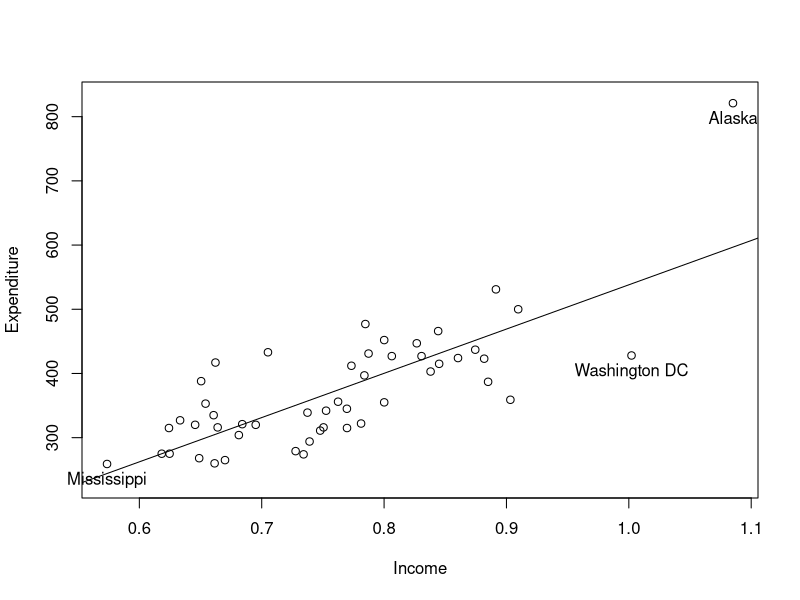
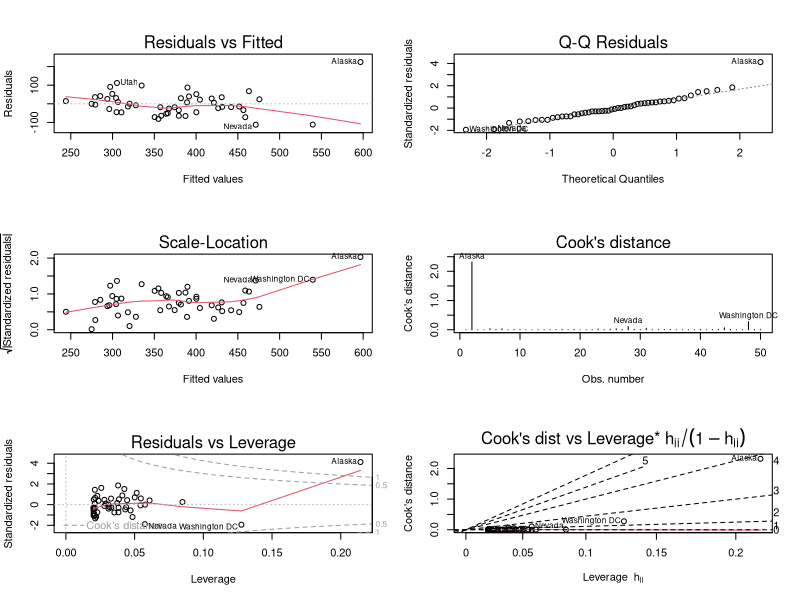
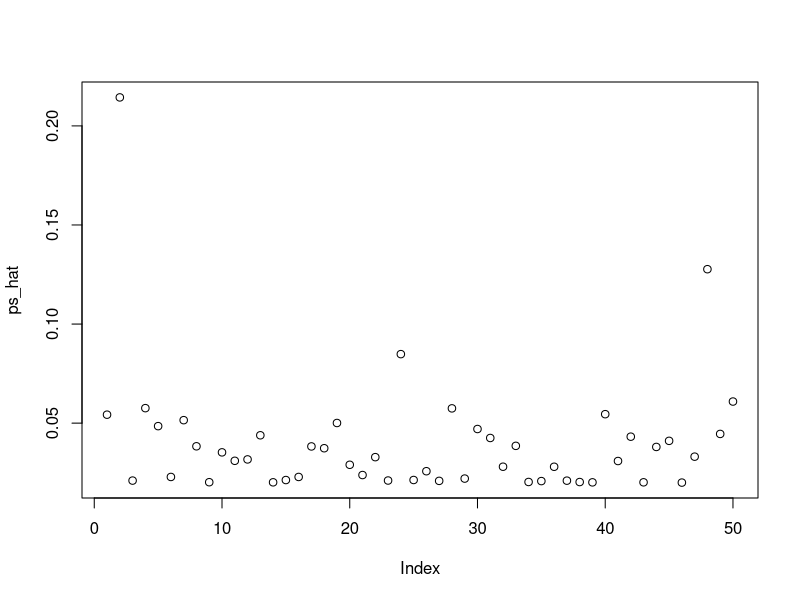

R code for these plots, in order: (Note: this script raises an error after producing the figures.)
# Unit 4 code from book

# there are several ways to go about assessing a regression
  # 1.) leave on out statistics
  # 2.) Diagnostic tests
  # 3.) robust covariance matrix estimators

# graphical structures can be very good for identifying issues

# resistant regression techniques also good although less known by econometricians

#########
# 4.1- regression diagnostics
#########

# purpose is to find points with undo unfluence on the regression model or that are not fitted as well

library(sandwich)

data("PublicSchools")

summary(PublicSchools)

# first omit na values

ps <- na.omit(PublicSchools)
ps$Income <- ps$Income / 10000
# regressionL
ps_lm <- lm(Expenditure ~ Income, data = ps)
plot(Expenditure~ Income, data = ps, ylim = c(230, 830))
# add a regression line:
abline(ps_lm)
id<- c(2, 24 ,48)
text(ps[id, 2:1], rownames(ps)[id], pos = 1, xpd = TRUE)

# can see that alaska, DC, and mississippi may pose an issue in the dataset

# can plot the resudiuals:

par(mfrow = c(3,2))

plot(ps_lm, which = 1:6)

# the first plot shows whether the residuals are fitted appropriately - homoskedasticyty

# the second plot QQ, shows whether the residuals follow a normal distribution

# the third plot - scale location looks at the sqrt of hte standardized (studentized residuals) versus the y estimates- 
# - useful for checking assumption that errors are dentically distributed - variance is homogenous

# in all plots, Alaska stands out as being an outlier:

# in top left plot, Alaska has a large residual
# appears in the upper tail of the distripution (qqplot)

# homogenous variance seems to be violated (middle left)

# large cook's distance middle right bottom right)

# bottom row,- large leverage

### Leverage and standardized residuals

# in least squared residuals are not independent and do not have the same variance - coveraiance matrix is hte hat matrix

# hatvalues() gives the generic diagonlas of hte function
# hence residuals for such values are close to zero- this means that hii measure s the leverage of the observation i 
# large = 2-3 times the average

# there are 2 types of values - large hii and unusual yi - possibly bad; large hii and normal yi - good for model

par(mfrow=c(1,1))
ps_hat<- hatvalues(ps_lm)

plot(ps_hat)
abline(h - c(1,3), mean(pf_hat), col = 2)
id<- which(ps_hat > 3 * mean(ps_hat))
text(id, ps_hat[id], rownames(ps)[id], pos =1, xpd = TRUE) # label the outliers

# ri are the standardized residuals, rstandard()

# same as internally- studentized residuals; not to confuse with externally studentized residuals


### Deletion diagnostics - leave one out

# excluding a specific observaton in each iteration
# any observation whose removal causes a big swing n the data is said to be highly influential - 
  #may or may not have large leverage

# rstudent() - externally studentized residuals

### the function influence.measures()

# with 50 obs and 2 regressors the diagonal element of hte hat matrix average is 0.04 - 

which(ps_hat>3 * mean(ps_hat))

# get 2 values

# observations that are potentially influential accourding at least one criterion:

summary(influence.measures(ps_lm))

# noteworthy that AK stands out by any means of measure of influence:

plot(Expenditure~Income, data = ps, ylim = c (230, 830))
abline(ps_lm)

id<- which (apply(influence.measures(ps_lm)$is.inf, 1, any))
text(ps[id, 2:1], rownames(ps)[id], pos = 1, xpd = TRUE)
ps_noinf <- lm(Expenditure ~ Income, data = ps[-id, ])
abline(ps_noinf, lty = 2)

#########
# 4.2- diagnostic tests
#########

# more formal approach to validating regression models is with diganostic tests
# cross section data plagued with heteroskedasticity; econometric data plagued by residual autocorrelction

# uses the lmtest package

library(AER)
data("Journals")

journals<- Journals[, c("subs","price")]
journals$citeprice <- Journals$price / Journals$citations
journals$age <- 2000 - Journals$foundingyear

# consider a simple model that explains the log of the number of subs by the log of price per citation

jour_lm <- lm(log(subs) ~ log(citeprice), data = journals)


### testing for heteroskedasticity

# testing for constant variacne - Breusch-Pagan test:

# fits linear regression model to the squared residuals and rejects if too much of this variance is explained
# by additional explanatory variables

bptest(jour_lm)


# the WHite test picks up the heterol uses the original regressors as well as their squares and 
  #interactions in the aux regression
# passed as a second formula to bptest

bptest(jour_lm, ~log(citeprice) + I(log(citeprice)^2), data = journals)


# goldfield- quandt test:
# splits the data into two and says if there is a difference(f-test) then we should be able to ; takes the center of the 
# data

gqtest(jour_lm, order.by = ~citeprice, data = journals)


### testing the functional form

# assumtion of erro = 0 is essential

# ramsey's reset test does this test regression specification error test


resettest(jour_lm)
# result is clearly not significatn = no misspecification


# the rainbow test:
# even a misspecified model might be able to fit the data reasonably well in the center of the sample 
# but might lack fit in the tails, fits model to subsample
# and comapres to the model fitted with the full sample using an F-test or mahal distance

raintest(jour_lm, order.by = ~age, data = journals)

# Harvey collier test:

# relies on ordering hte data prior to analysis
# recursively fits data : recursive redisuals calculated and are essentialyl standarized one teps ahead prediction errors
# simple t-test for zero mean

harvtest(jour_lm, order.by = ~age, data = journals)
# confirms results from rainbow test - emphasized that age of journals is signiicant

### testing for autocorrelation:

# often, timeseries impacted by serial correlation

data("USMacroG")
library(dynlm)

consump1 <- dynlm(consumption ~dpi + L(dpi), data = USMacroG)

# Durbnin Watson test for autocorrel:

# ratio od SS first difference of hte residuals ad resid SS

dwtest(consump1)

# also the box -pierse and box ljung tests:

Box.test(residuals(consump1), typ ='Ljung-Box')

# breusch-godfrey test for serial correlation of order 1:

# more detail on auto-correlation in chapter 6


##########
# 4.3 Robust standard errors and tests
##########


# today there have been many preocedures createdf for heteroskedasticity and heteroskedasticity with autocorrelation consistent procedures
# the problem is that standard t and f tests performed for a fitted linear moade assume the errors 
# are homoskedastic and uncorrelated 
# sandwich package includes the functions vcovHC() and vcovHAC() - these can be researched further in Zeileis(2004)

# HC estimators

# both the vcovhc and the vcov give about the same answers:

vcov(jour_lm)
vcovHC(jour_lm)

coeftest(jour_lm, vcov = vcovHC)

# to illustrate how the robust covariance matrices can be used, let's compare a simple versus quadratic model

ps_lm<- lm(Expenditure ~ Income, data = ps)
ps_lm2 <- lm(Expenditure ~ Income + I(Income^2), data =ps)
anova ( ps_lm, ps_lm2)

# the significance seen here is simply caused by one spurious outlier


waldtest(ps_lm, ps_lm2, vcov = vcovHC(ps_lm2, type = "HC4"))


# this shows that the quadratic term is in fact not significant; an equivalent result can be obtained
# via coeftest(ps_lm2, vcov = vcovHC(ps_lm2, type = "HC4"))- p.109

### HAC estimators

# pretty much already covered with coeff and wald test
